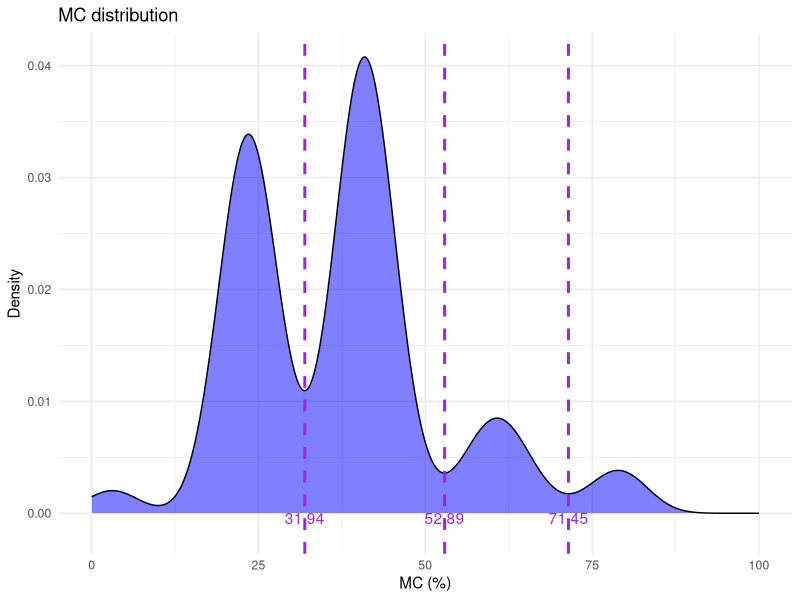

This figure's R source:
library(ggplot2)
library(dplyr)
library(readr)

# Lecture des données
data <- read_csv2("mc_results_clean_csv.csv")

# Convertir en numérique et calculer le pourcentage
data <- data %>%
  mutate(TotalMC = as.numeric(TotalMC),
         TotalMC_Percentage = TotalMC * 100)

# Calculer la densité
dens <- density(data$TotalMC_Percentage)

# Trouver les creux
# Calculer la première dérivée (changement dans la densité)
dens_diff <- diff(dens$y)
# Trouver les points où la dérivée change de signe (creux)
creux <- which(diff(sign(dens_diff)) == 2) + 1  # +1 car la diff décale l'indice
creux_f <- creux[c(2,3,4)]
creux_x <- dens$x[creux_f]

# Créer le graphique
distriPlot <- ggplot(data, aes(x = TotalMC_Percentage)) +
  geom_density(fill = "blue", alpha = 0.5) +
  scale_x_continuous(limits = c(0, 100)) +
  geom_vline(xintercept = creux_x, color = "purple", linetype = "dashed", size = 1) +
  #geom_vline(xintercept = mean_value, color = "red", linetype = "dashed", size = 1) +
  #geom_vline(xintercept = median_value, color = "green", linetype = "dashed", size = 1) +
  labs(title = "MC distribution", x = "MC (%)", y = "Density") +
  theme_minimal()
  #annotate("text", x = mean_value, y = 0.020, label = paste("Moyenne:", round(mean_value, 2)), color = "red") +
  #annotate("text", x = median_value, y = 0.015, label = paste("Médiane:", round(median_value, 2)), color = "green")

for(i in 1:length(creux_x)) {
  distriPlot <- distriPlot + annotate("text", x = creux_x[i], y = -0.0015, label = round(creux_x[i], 2), vjust = -0.5, color = "purple")
}
pdf("AllParadigmMCDistributionReport.pdf", width = 11, height = 8)
print(distriPlot)
dev.off()

